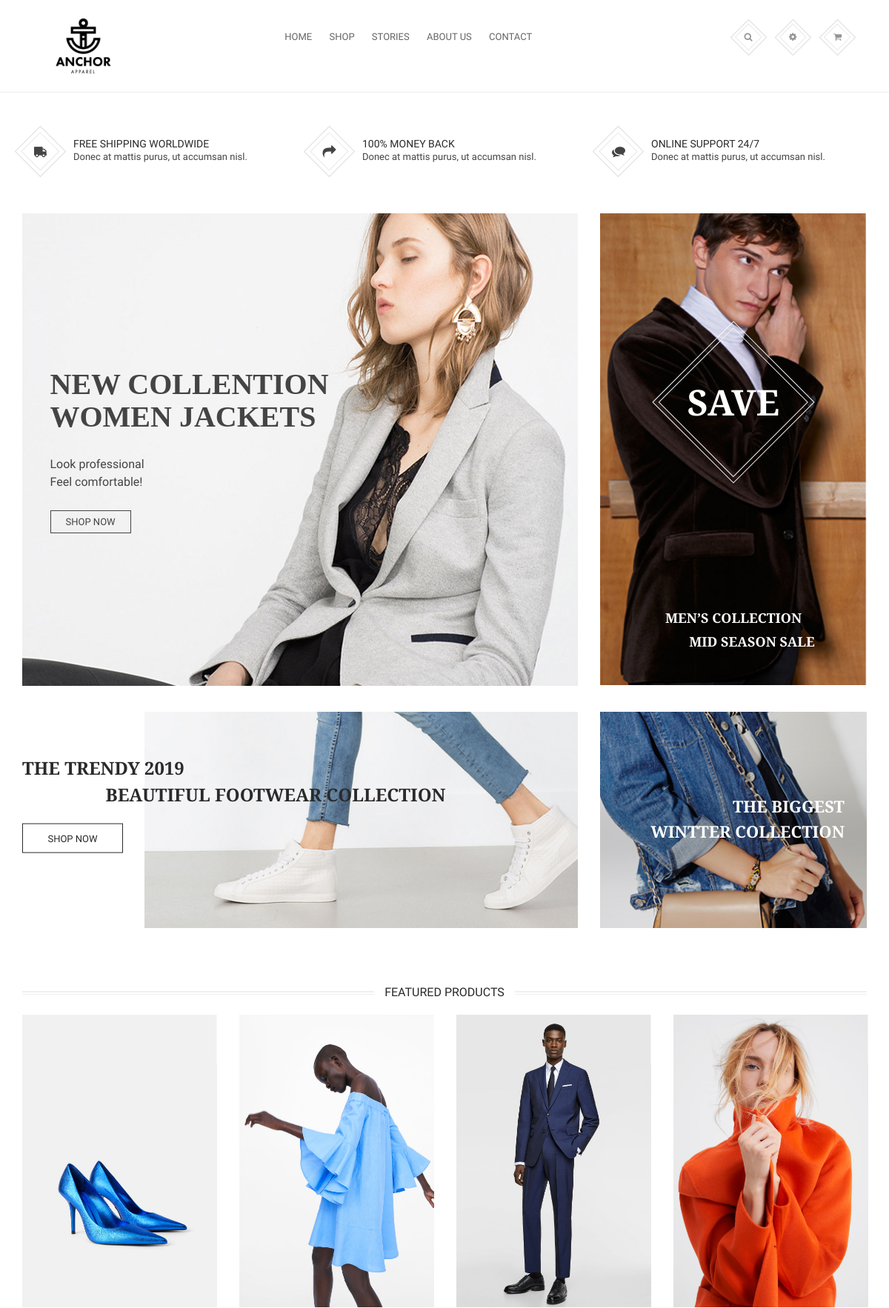
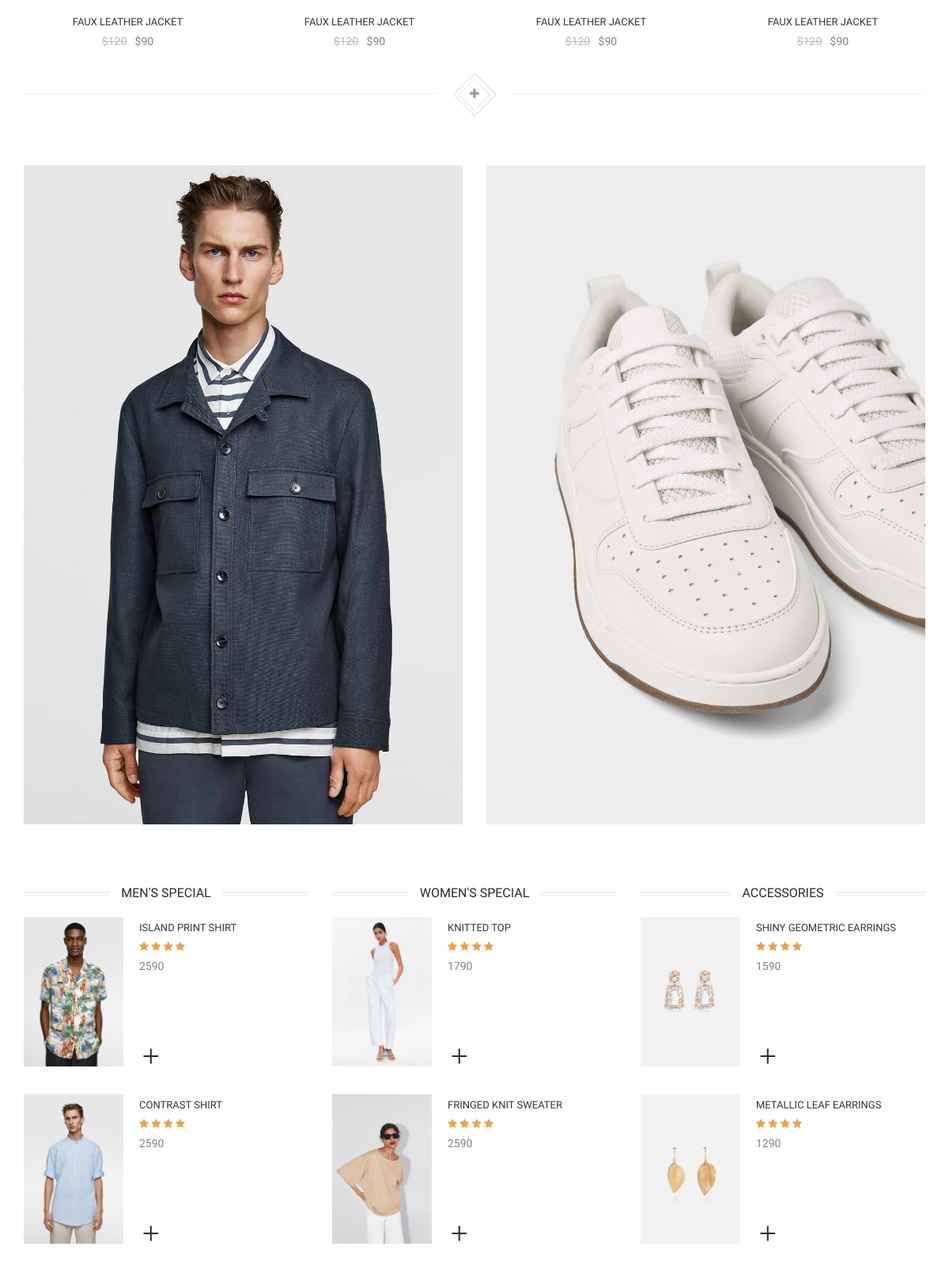
/raymond/index.php (upper part), run on the app's committed database (2 pictures, top to bottom).
### tables this page shows
CREATE TABLE `product` (
  `pid` int(255) NOT NULL,
  `pname` varchar(255) NOT NULL,
  `p_category` varchar(255) NOT NULL,
  `p_subcategory` varchar(255) NOT NULL,
  `quantity` int(255) NOT NULL,
  `price` int(255) NOT NULL,
  `discount` int(255) NOT NULL,
  `size` text NOT NULL,
  `status` varchar(255) NOT NULL,
  `image` varchar(255) NOT NULL,
  `description` varchar(255) NOT NULL
);

### raymond/index.php (the view, shortened to what the rows shown need)
<?php include('header.php'); ?>
        <div class="slider-and-banner">
            <div class="container">
                <div class="row">
                    <div class="col-lg-8 col-md-8">
                        <div class="slider-area slider-two">
                            <div id="slider-direction-1" class="slider-direction">
                                <div class="slider-content">
                                    <div class="slider-text color-2">
                                        <div class="sl-heading">
                                            <h2 class="bounceInUp">NEW COLLENTION</h2>
                                            <h2 class="off-text fadeInLeft">WOMEN JACKETS</h2>
                                        </div>
                                    </div>
                                </div>
                            </div>
                        </div>
                    </div>
                    <div class="col-lg-4 col-md-4">
                        <div class="banner-area">
                            <div class="single-banner">
                                <div class="banner-text">
                                    <h2>SAVE</h2>
                                </div>
                            </div>
                        </div>
                    </div>
                </div>
            </div>
        </div>
        <div class="add-banner-area banner-two marg-b70">
            <div class="container">
                <div class="row">
                    <div class="col-lg-8 col-md-8 hidden-xs">
                        <div class="banner-inner-info">
                            <div class="banner-content">
                                <div class="bn-title">
									<h2>THE TRENDY 2019<span>BEAUTIFUL FOOTWEAR COLLECTION</span></h2>
                                </div>
                            </div>
                        </div>
                    </div>
                    <div class="col-lg-4 col-md-4">
                        <div class="bn-image">
                            <div class="content-title">
                                <h2>THE BIGGEST<span>WINTTER COLLECTION</span></h2>
                            </div>
                        </div>
                    </div>
                </div>
            </div>
        </div>
        <div class="product-area marg-b70">
            <div class="container">
                <div class="row">
                    <div class="col-lg-12 col-md-12">
                        <div class="section-title">
                            <h2>FEATURED PRODUCTS</h2>
                        </div>
                    </div>
                </div>
                <div class="row">
                    <div class="product-carosul nav-button-style-one">
                        <?php
                        $conn=mysqli_connect("localhost","root","","raymond");
                        $sql=mysqli_query($conn,"select * from product where p_category='Special Collection' limit 4");
                        while($row=mysqli_fetch_array($sql))
                        {
                        ?>
                        <div class="col-md-12">
                            <div class="single-product">
                                <div class="product-image">
                                    <a href="#">
                                        <img class="primary-image" alt="Special" src="../theme/kenny/uploads/<?php echo $row['image'] ?>">
                                    </a>
                                    <span class="onsale">Sale!</span>
                                </div>
                                <div class="product-info">
                                    <div class="product-title">
                                        <a href="#">Faux Leather Jacket</a>
                                    </div>
                                    <div class="price-rating">
                                        <div class="price">
                                            <span class="old-price">$120</span>
                                            <span class="new-price">$90</span>
                                        </div>
                                    </div>
                                </div>
                            </div>
                        </div>
                    <?php }?>
                    </div>
                </div>
            </div>
        </div>
        <div class="our-feature-product-area">
            <div class="container">
                <div class="row">
                    <div class="col-md-4">
                        <div class="special-product-area">
                            <div class="section-title">
                                <h2>MEN'S SPECIAL</h2>
                            </div>
                            <?php
                        $conn=mysqli_connect("localhost","root","","raymond");
                        $sql=mysqli_query($conn,"select * from product where p_category='Men' limit 3");
                        while($row=mysqli_fetch_array($sql))
                        {
                        ?>
                            <div class="special-single-product">
                                <div class="sp-img">
                                    <a href="#">
                                        <img alt="" src="../theme/kenny/uploads/<?php echo $row['image'] ?>">
                                    </a>
                                </div>
                                <div class="sp-prod-info">
                                    <div class="product-title">
                                        <a href="single-product.php?id=<?php echo $row['pid']?>"><?php echo $row['pname']?></a>
                                    </div>
                                    <div class="price-rating">
                                        <div class="rating">
                                            <i class="fa fa-star"></i>
                                            <i class="fa fa-star"></i>
                                            <i class="fa fa-star"></i>
                                            <i class="fa fa-star"></i>
                                        </div>
                                        <div class="price">
                                            <span ><?php echo $row['price']?></span>
                                        </div>
                                    </div>
                                    <div class="action-button">
                                        <ul>
                                            <li>
                                                <a title="" data-toggle="tooltip" class="cart-button" href="single-product.php?id=<?php echo $row['pid']?>" data-original-title="Add to Cart"><i class="pe-7s-cart"></i></a>
                                            </li>
                                        </ul>
                                    </div>
                                </div>
                            </div>
                       <?php } ?>
                     </div>
                 </div>
                    <div class="col-md-4">
                        <div class="special-product-area">
                            <div class="section-title">
                                <h2>WOMEN'S SPECIAL</h2>
                            </div>
                            <?php
                        $conn=mysqli_connect("localhost","root","","raymond");
                        $sql=mysqli_query($conn,"select * from product where p_category='women' limit 3");
                        while($row=mysqli_fetch_array($sql))
                        {
                        ?>
                            <div class="special-single-product">
                                <div class="sp-img">
                                    <a href="#">
                                        <img alt="" src="../theme/kenny/uploads/<?php echo $row['image'] ?>">
                                    </a>
                                </div>
                                <div class="sp-prod-info">
                                    <div class="product-title">
                                        <a href="single-product.php?id=<?php echo $row['pid']?>"><?php echo $row['pname']?></a>
                                    </div>
                                    <div class="price-rating">
                                        <div class="rating">
                                            <i class="fa fa-star"></i>
                                            <i class="fa fa-star"></i>
                                            <i class="fa fa-star"></i>
                                            <i class="fa fa-star"></i>
                                        </div>
                                        <div class="price">
                                            <span ><?php echo $row['price']?></span>
                                        </div>
                                    </div>
                                    <div class="action-button">
                                        <ul>
                                            <li>
                                                <a title="" data-toggle="tooltip" class="cart-button" href="single-product.php?id=<?php echo $row['pid']?>" data-original-title="Add to Cart"><i class="pe-7s-cart"></i></a>
                                            </li>
                                        </ul>
                                    </div>
                                </div>
                            </div>
                       <?php } ?>
                   </div>
               </div>
                  <div class="col-md-4">
                        <div class="special-product-area">
                            <div class="section-title">
                                <h2>ACCESSORIES</h2>
                            </div>
                            <?php
                        $conn=mysqli_connect("localhost","root","","raymond");
                        $sql=mysqli_query($conn,"select * from product where p_subcategory='accessories' limit 3");
                        while($row=mysqli_fetch_array($sql))
                        {
                        ?>
                            <div class="special-single-product">
                                <div class="sp-img">
                                    <a href="#">
                                        <img alt="" src="../theme/kenny/uploads/<?php echo $row['image'] ?>">
                                    </a>
                                </div>
                                <div class="sp-prod-info">
                                    <div class="product-title">
                                        <a href="single-product.php?id=<?php echo $row['pid']?>"><?php echo $row['pname']?></a>
                                    </div>
                                    <div class="price-rating">
                                        <div class="rating">
                                            <i class="fa fa-star"></i>
                                            <i class="fa fa-star"></i>
                                            <i class="fa fa-star"></i>
                                            <i class="fa fa-star"></i>
                                        </div>
                                        <div class="price">
                                            <span ><?php echo $row['price']?></span>
                                        </div>
                                    </div>
                                    <div class="action-button">
                                        <ul>
                                            <li>
                                                <a title="" data-toggle="tooltip" class="cart-button" href="single-product.php?id=<?php echo $row['pid']?>" data-original-title="Add to Cart"><i class="pe-7s-cart"></i></a>
                                            </li>
                                        </ul>
                                    </div>
                                </div>
                            </div>
                       <?php } ?>
                        </div>
                    </div>
                </div>
            </div>
        </div>
        <?php include('footer.php')?>

### data on the page
product: image (picture)
product: image (picture)
product: image (picture)
product: image (picture)
product: image (picture), pname "ISLAND PRINT SHIRT", price "2590"
product: image (picture), pname "CONTRAST SHIRT", price "2590"
product: image (picture), pname "KNITTED TOP", price "1790"
product: image (picture), pname "FRINGED KNIT SWEATER", price "2590"
product: image (picture), pname "SHINY GEOMETRIC EARRINGS", price "1590"
product: image (picture), pname "METALLIC LEAF EARRINGS", price "1290"
